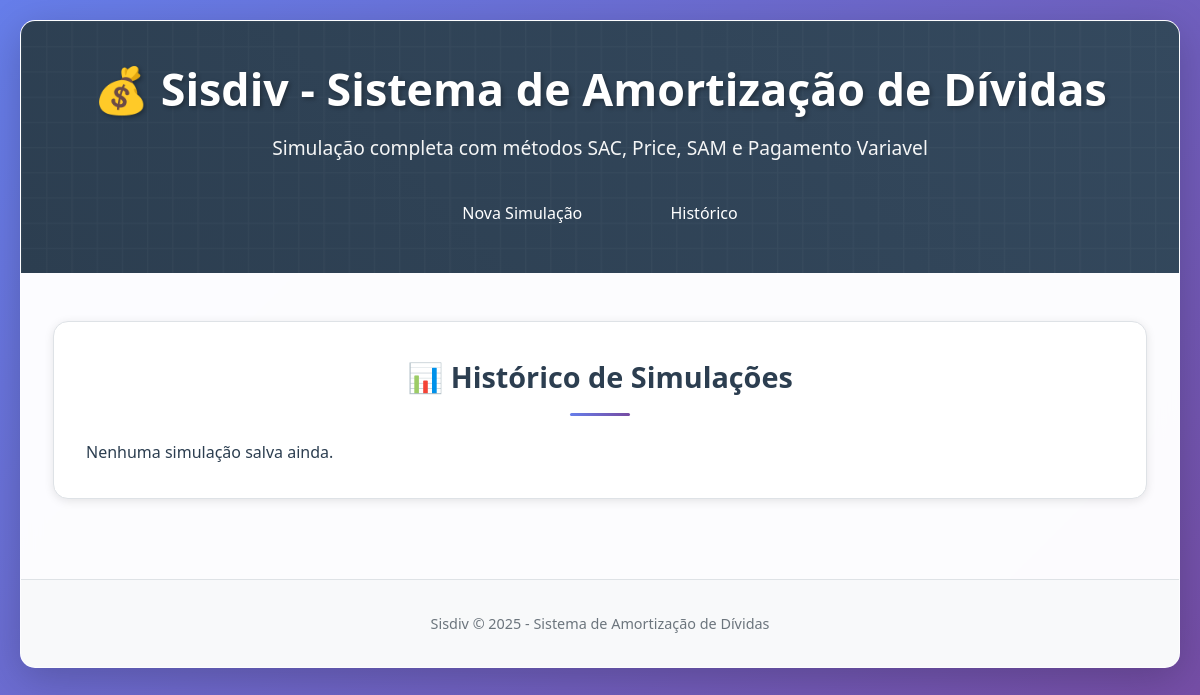
The app's page /simulacoes/, older data.
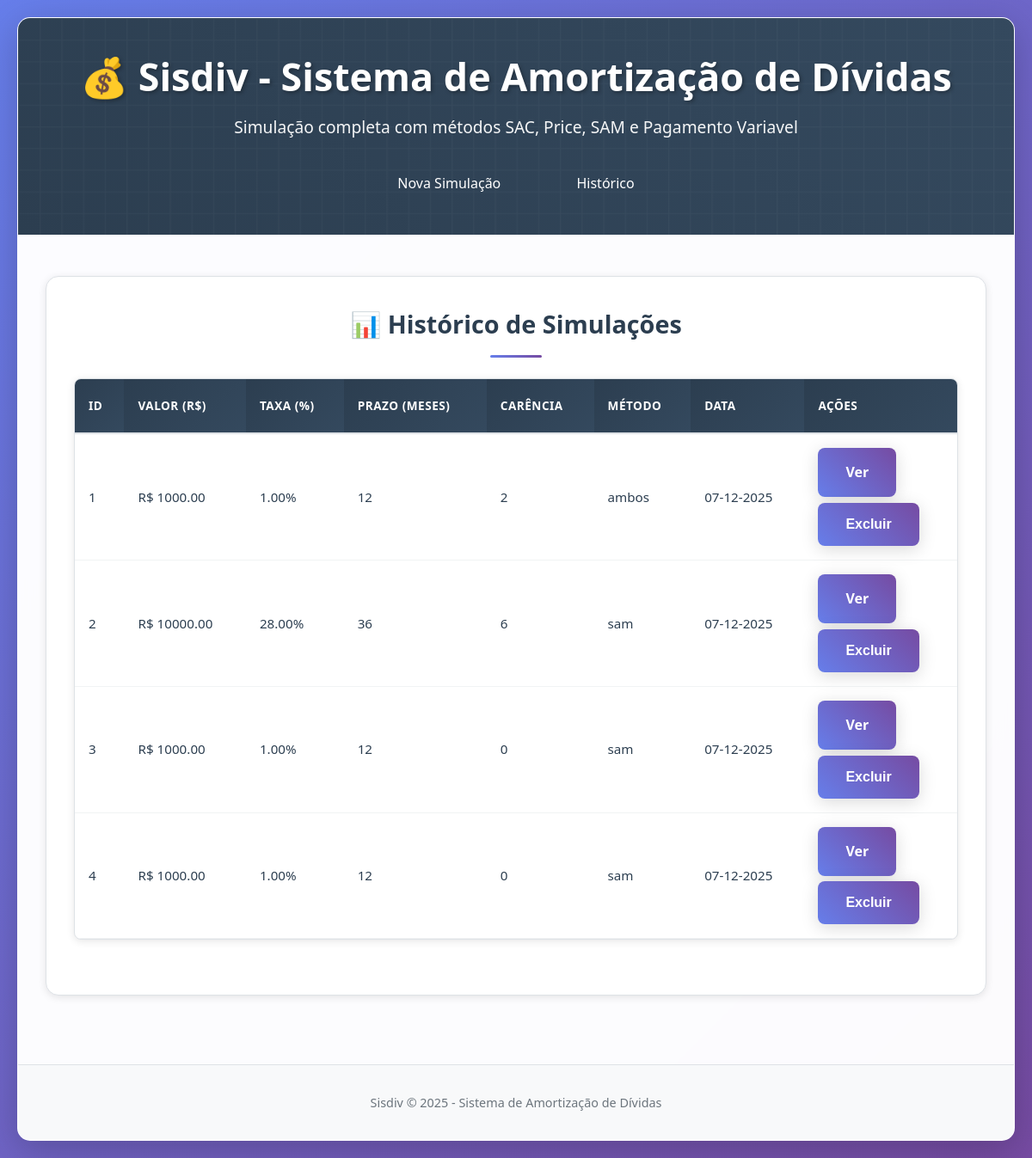
The same page, newer data.
### tables this page shows
CREATE TABLE simulacoes (
            id INTEGER PRIMARY KEY AUTOINCREMENT,
            valor REAL NOT NULL,
            taxa REAL NOT NULL,
            prazo INTEGER NOT NULL,
            carencia INTEGER DEFAULT 0,
            metodo TEXT NOT NULL,
            data_criacao DATETIME NOT NULL
        );

### src/main.py (the view)
@app.get("/simulacoes/", response_class=HTMLResponse)
async def listar_simulacoes(request: Request, db: sqlite3.Connection = Depends(get_db)):
    try:
        cursor = db.cursor()
        cursor.execute("SELECT * FROM simulacoes ORDER BY data_criacao DESC")
        simulacoes = cursor.fetchall()
        simulacoes_list = []
        for sim in simulacoes:
            simulacoes_list.append({
                "id": sim[0],
                "valor": sim[1],
                "taxa": sim[2],
                "prazo": sim[3],
                "carencia": sim[4],
                "metodo": sim[5],
                "data_criacao": sim[6]
            })
        return templates.TemplateResponse("simulacoes.html", {
            "request": request,
            "simulacoes": simulacoes_list
        })
    except Exception as e:
        raise HTTPException(
            status_code=status.HTTP_500_INTERNAL_SERVER_ERROR,
            detail=f"Erro ao listar simulações: {str(e)}"
        )

### templates/simulacoes.html
{% extends "base.html" %}
{% block content %}
<div class="input-section">
    <h2>📊 Histórico de Simulações</h2>
    {% if simulacoes %}
    <div class="table-container">
        <table>
            <thead>
                <tr>
                    <th>ID</th>
                    <th>Valor (R$)</th>
                    <th>Taxa (%)</th>
                    <th>Prazo (meses)</th>
                    <th>Carência</th>
                    <th>Método</th>
                    <th>Data</th>
                    <th>Ações</th>
                </tr>
            </thead>
            <tbody>
                {% for sim in simulacoes %}
                <tr>
                    <td>{{ sim.id }}</td>
                    <td>R$ {{ "%.2f"|format(sim.valor) }}</td>
                    <td>{{ "%.2f"|format(sim.taxa) }}%</td>
                    <td>{{ sim.prazo }}</td>
                    <td>{{ sim.carencia }}</td>
                    <td>{{ sim.metodo }}</td>
                    <td>{{ sim.data_criacao }}</td>
<td class="sim-actions">
    <a href="/simulacao/{{ sim.id }}" class="btn-calculate">Ver</a>
    <form action="/simulacao/{{ sim.id }}/delete" method="post"
          onsubmit="return confirm('Excluir esta simulação?');">
        <button class="btn-calculate" type="submit">Excluir</button>
    </form>
</td>
                </tr>
                {% endfor %}
            </tbody>
        </table>
    </div>
    {% else %}
    <p>Nenhuma simulação salva ainda.</p>
    {% endif %}
</div>
{% endblock %}

### templates/base.html (shortened to what this page needs)
<!DOCTYPE html>
<html lang="pt-br">
<head>
    <link rel="stylesheet" href="/static/style.css">
</head>
<body>
    <div class="container">
        <div class="header">
            <h1>💰 Sisdiv - Sistema de Amortização de Dívidas</h1>
            <p>Simulação completa com métodos SAC, Price, SAM e Pagamento Variavel</p>
            <nav>
                <a href="/">Nova Simulação</a>
                <a href="/simulacoes">Histórico</a>
            </nav>
        </div>
        <div class="main-content">
            {% block content %}{% endblock %}
        </div>
        <div class="footer">
            <p>Sisdiv &copy; 2025 - Sistema de Amortização de Dívidas</p>
        </div>
    </div>
</body>
</html>

### static/style.css (style rules this page uses)
* { margin: 0; padding: 0; box-sizing: border-box; }
:root { --primary-color: #667eea; --secondary-color: #764ba2; --success-color: #51cf66; --error-color: #ff6b6b; --warning-color: #ffd43b; --info-color: #339af0; --text-primary: #2c3e50; --text-secondary: #6c757d; --background-light: #f8f9fa; --background-white: #ffffff; --border-color: #dee2e6; --shadow-light: 0 2px 10px rgba(0, 0, 0, 0.1); --shadow-medium: 0 4px 20px rgba(0, 0, 0, 0.15); --shadow-heavy: 0 10px 40px rgba(0, 0, 0, 0.2); --border-radius: 8px; --border-radius-large: 15px; --transition: all 0.3s cubic-bezier(0.4, 0, 0.2, 1); }
body { font-family: 'Segoe UI', Tahoma, Geneva, Verdana, sans-serif; background: linear-gradient(135deg, var(--primary-color) 0%, var(--secondary-color) 100%); min-height: 100vh; padding: 20px; line-height: 1.6; color: var(--text-primary); }
.container { max-width: 1400px; margin: 0 auto; background: rgba(255, 255, 255, 0.98); border-radius: var(--border-radius-large); box-shadow: var(--shadow-heavy); overflow: hidden; backdrop-filter: blur(10px); border: 1px solid rgba(255, 255, 255, 0.2); }
.header { background: linear-gradient(45deg, #2c3e50, #34495e); color: white; padding: 2rem; text-align: center; position: relative; overflow: hidden; }
.header::before { content: ''; position: absolute; top: 0; left: 0; right: 0; bottom: 0; opacity: 0.3; }
.header h1 { font-size: 2.8rem; margin-bottom: 0.5rem; text-shadow: 2px 2px 4px rgba(0, 0, 0, 0.3); font-weight: 700; position: relative; z-index: 1; }
.header p { font-size: 1.2rem; opacity: 0.95; margin-bottom: 1rem; position: relative; z-index: 1; }
.header nav { margin-top: 1.5rem; position: relative; z-index: 1; }
.header nav a { color: white; text-decoration: none; margin: 0 1rem; padding: 0.75rem 1.5rem; border-radius: var(--border-radius); transition: var(--transition); border: 2px solid transparent; font-weight: 500; display: inline-block; }
.main-content { padding: 3rem 2rem; }
.input-section { background: var(--background-white); padding: 2rem; border-radius: var(--border-radius-large); box-shadow: var(--shadow-light); margin-bottom: 2rem; border: 1px solid var(--border-color); }
.input-section h2 { color: var(--text-primary); margin-bottom: 1.5rem; font-size: 1.8rem; font-weight: 600; text-align: center; position: relative; padding-bottom: 1rem; }
.input-section h2::after { content: ''; position: absolute; bottom: 0; left: 50%; transform: translateX(-50%); width: 60px; height: 3px; background: linear-gradient(90deg, var(--primary-color), var(--secondary-color)); border-radius: 2px; }
.btn-calculate, .btn-secondary, .btn-export { padding: 1rem 2rem; border: none; border-radius: var(--border-radius); font-size: 1rem; font-weight: 600; cursor: pointer; transition: var(--transition); text-decoration: none; display: inline-block; text-align: center; position: relative; overflow: hidden; }
.btn-calculate { background: linear-gradient(45deg, var(--primary-color), var(--secondary-color)); color: white; box-shadow: var(--shadow-medium); }
.table-container { background: var(--background-white); border-radius: var(--border-radius); box-shadow: var(--shadow-light); overflow: hidden; border: 1px solid var(--border-color); margin-bottom: 2rem; }
table { width: 100%; border-collapse: collapse; font-size: 0.95rem; }
table th { background: linear-gradient(135deg, #2c3e50, #34495e); color: white; padding: 1.25rem 1rem; text-align: left; font-weight: 600; font-size: 0.85rem; text-transform: uppercase; letter-spacing: 0.5px; border-bottom: 2px solid var(--border-color); }
table td { padding: 1rem; border-bottom: 1px solid #f1f3f4; transition: var(--transition); }
.footer { background: var(--background-light); padding: 2rem; text-align: center; border-top: 1px solid var(--border-color); color: var(--text-secondary); font-size: 0.9rem; }

Row changes from the older to the newer data that the page shows:
added simulacoes: id "1", valor "1000.00", taxa "1.00", prazo "12", carencia "2", metodo "ambos", data_criacao "07-12-2025"
added simulacoes: id "2", valor "10000.00", taxa "28.00", prazo "36", carencia "6", metodo "sam", data_criacao "07-12-2025"
added simulacoes: id "3", valor "1000.00", taxa "1.00", prazo "12", carencia "0", metodo "sam", data_criacao "07-12-2025"
added simulacoes: id "4", valor "1000.00", taxa "1.00", prazo "12", carencia "0", metodo "sam", data_criacao "07-12-2025"
Text that changed along with them:
text no longer shown: "Nenhuma simulação salva ainda."
text now shown: "ID VALOR (R$) TAXA (%) PRAZO (MESES) CARÊNCIA MÉTODO DATA AÇÕES"
